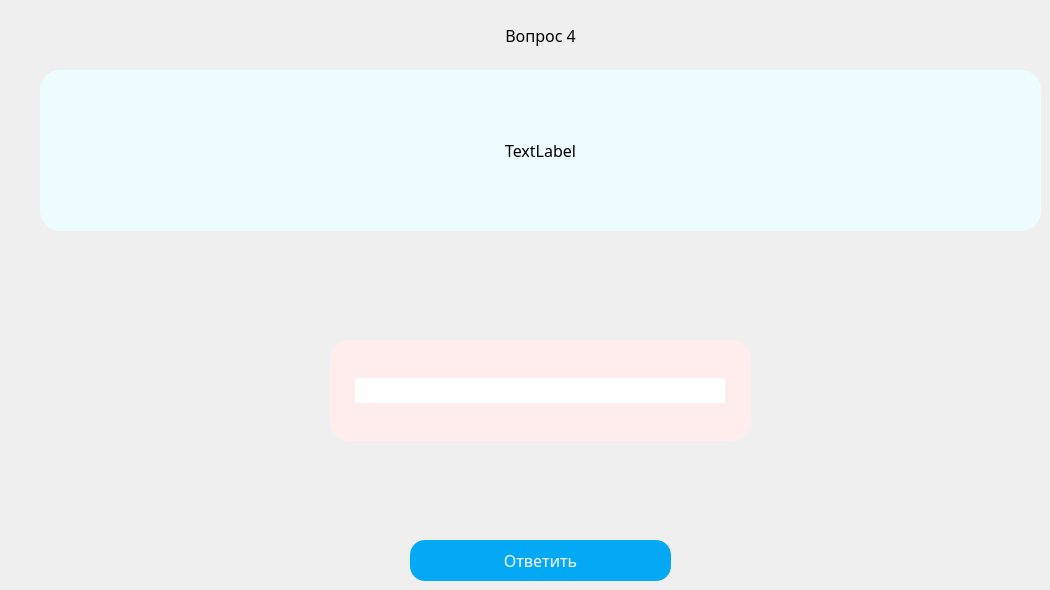
   <widget class="QWidget" name="string_1">
    <widget class="QLabel" name="label_25">
     <property name="geometry">
      <rect>
       <x>40</x>
       <y>20</y>
       <width>1001</width>
       <height>31</height>
      </rect>
     </property>
     <property name="font">
      <font>
       <family>Century Gothic,sans-serif</family>
       <pointsize>12</pointsize>
      </font>
     </property>
     <property name="styleSheet">
      <string notr="true">font-size: 12pt;
font-family: Century Gothic, sans-serif;</string>
     </property>
     <property name="text">
      <string>Вопрос 4</string>
     </property>
     <property name="alignment">
      <set>Qt::AlignCenter</set>
     </property>
    </widget>
    <widget class="QFrame" name="verticalFrame_2">
     <property name="geometry">
      <rect>
       <x>330</x>
       <y>340</y>
       <width>421</width>
       <height>101</height>
      </rect>
     </property>
     <property name="layoutDirection">
      <enum>Qt::LeftToRight</enum>
     </property>
     <property name="styleSheet">
      <string notr="true">background: #ffeded;
border-radius: 20px;
font-size: 12pt;
font-family: Century Gothic, sans-serif;</string>
     </property>
     <property name="frameShadow">
      <enum>QFrame::Plain</enum>
     </property>
     <layout class="QVBoxLayout" name="verticalLayout_6">
      <item alignment="Qt::AlignHCenter">
       <widget class="QLineEdit" name="lineEdit_5">
        <property name="sizePolicy">
         <sizepolicy hsizetype="Fixed" vsizetype="Fixed">
          <horstretch>0</horstretch>
          <verstretch>0</verstretch>
         </sizepolicy>
        </property>
        <property name="minimumSize">
         <size>
          <width>370</width>
          <height>0</height>
         </size>
        </property>
        <property name="font">
         <font>
          <family>Century Gothic,sans-serif</family>
          <pointsize>12</pointsize>
         </font>
        </property>
        <property name="layoutDirection">
         <enum>Qt::LeftToRight</enum>
        </property>
        <property name="styleSheet">
         <string notr="true">background: white;
</string>
        </property>
        <property name="alignment">
         <set>Qt::AlignCenter</set>
        </property>
       </widget>
      </item>
     </layout>
    </widget>
    <widget class="QFrame" name="verticalFrame">
     <property name="geometry">
      <rect>
       <x>40</x>
       <y>70</y>
       <width>1001</width>
       <height>161</height>
      </rect>
     </property>
     <property name="styleSheet">
      <string notr="true">background: #edfcff;
border-radius: 20px;
font-size: 12pt;
font-family: Century Gothic, sans-serif;</string>
     </property>
     <layout class="QVBoxLayout" name="verticalLayout_7">
      <item>
       <widget class="QLabel" name="label_26">
        <property name="styleSheet">
         <string notr="true">font-size: 12pt;
font-family: Century Gothic, sans-serif;</string>
        </property>
        <property name="text">
         <string>TextLabel</string>
        </property>
        <property name="alignment">
         <set>Qt::AlignCenter</set>
        </property>
        <property name="wordWrap">
         <bool>true</bool>
        </property>
       </widget>
      </item>
     </layout>
    </widget>
    <widget class="QPushButton" name="pushButton_5">
     <property name="geometry">
      <rect>
       <x>410</x>
       <y>540</y>
       <width>261</width>
       <height>41</height>
      </rect>
     </property>
     <property name="styleSheet">
      <string notr="true">QPushButton
{
	background: #03a9f4;
	color: #fff;
	border-radius: 15px;
	font-size: 12pt;
	font-family: Century Gothic, sans-serif;
}

QPushButton:hover
{
    background-color:#64bee8;
}

QPushButton:pressed
{
    background-color:#03a9f4;
}</string>
     </property>
     <property name="text">
      <string>Ответить</string>
     </property>
    </widget>
   </widget>
